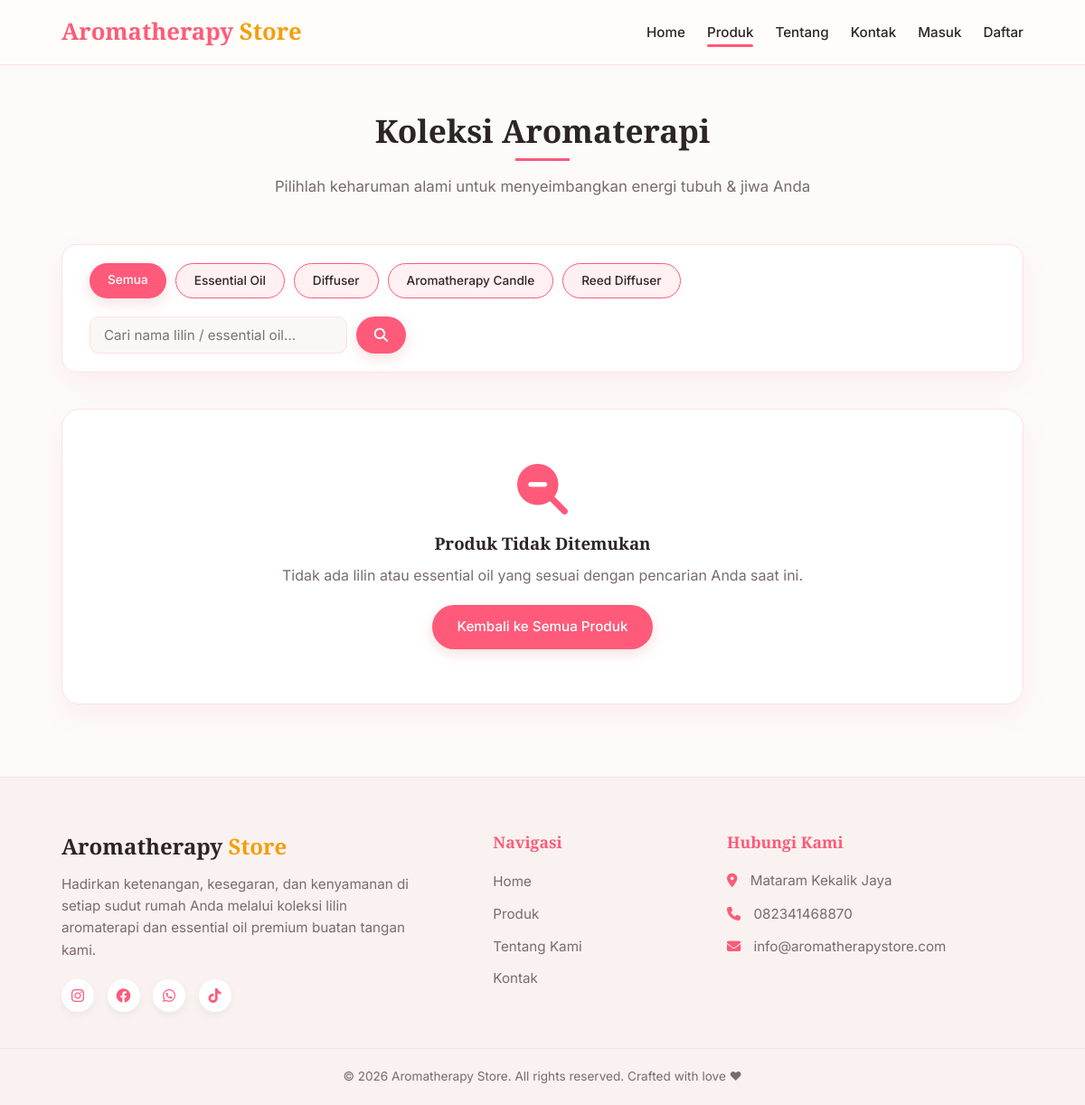
/pages/produk.php, run on the app's committed database.
### tables this page shows
CREATE TABLE kategori (
    id_kategori INT AUTO_INCREMENT PRIMARY KEY,
    nama_kategori VARCHAR(100)
);

### pages/produk.php (the view, shortened to what this page needs)
<?php
require_once __DIR__ . '/../includes/header.php';
require_once __DIR__ . '/../includes/navbar.php';
$pdo = getDBConnection();
$categories = [];
$products = [];
$kategori_filter = isset($_GET['kategori']) ? (int)$_GET['kategori'] : 0;
$search_filter = isset($_GET['search']) ? sanitize($_GET['search']) : '';
if ($pdo) {
    try {
        $categories = $pdo->query("SELECT * FROM kategori")->fetchAll();
        $sql = "SELECT p.*, k.nama_kategori FROM produk p LEFT JOIN kategori k ON p.id_kategori = k.id_kategori WHERE 1=1";
        $params = [];
        $sql .= " ORDER BY p.id_produk DESC";
        $stmt = $pdo->prepare($sql);
        $stmt->execute($params);
        $products = $stmt->fetchAll();
    } catch (\PDOException $e) {
    }
}
?>
<div class="container" style="margin-top: 50px; margin-bottom: 80px;">
    <div class="title-container text-center">
        <h2 class="section-title">Koleksi Aromaterapi</h2>
        <p class="subtitle">Pilihlah keharuman alami untuk menyeimbangkan energi tubuh & jiwa Anda</p>
    </div>
    <div style="background-color: #fff; padding: 20px 30px; border-radius: 16px; border: 1px solid var(--border-color); box-shadow: var(--card-shadow); margin-bottom: 40px; display: flex; flex-wrap: wrap; gap: 20px; justify-content: space-between; align-items: center;">
        <div style="display: flex; flex-wrap: wrap; gap: 10px;">
            <a href="produk.php" class="btn <?= $kategori_filter == 0 ? 'btn-primary' : 'btn-secondary' ?>" style="padding: 8px 20px; font-size: 0.85rem;">Semua</a>
            <?php foreach ($categories as $cat): ?>
                <a href="produk.php?kategori=<?= $cat['id_kategori'] ?>&search=<?= urlencode($search_filter) ?>" class="btn <?= $kategori_filter == $cat['id_kategori'] ? 'btn-primary' : 'btn-secondary' ?>" style="padding: 8px 20px; font-size: 0.85rem;">
                    <?= htmlspecialchars($cat['nama_kategori']) ?>
                </a>
            <?php endforeach; ?>
        </div>
        <form action="produk.php" method="GET" style="display: flex; gap: 10px; width: 100%; max-width: 350px;">
            <input type="text" name="search" class="form-control" placeholder="Cari nama lilin / essential oil..." value="<?= htmlspecialchars($search_filter) ?>" style="padding: 10px 15px;">
            <button type="submit" class="btn btn-primary" style="padding: 10px 20px;"><i class="fa fa-search"></i></button>
        </form>
    </div>
    <?php if (!empty($products)): ?>
        <div class="products-grid">
            <?php foreach ($products as $p): ?>
                <div class="product-card">
                    <div class="product-img-wrapper">
                        <?php if ($p['gambar']): ?>
                            <img src="<?= $appUrl ?>/uploads/produk/<?= $p['gambar'] ?>" alt="<?= htmlspecialchars($p['nama_produk']) ?>">
                        <?php else: ?>
                            <div style="position: absolute; top:0; left:0; width:100%; height:100%; display:flex; align-items:center; justify-content:center; background-color: var(--secondary-color); color: var(--text-muted); font-size: 0.9rem;">No Image</div>
                        <?php endif; ?>
                    </div>
                    <div class="product-info">
                        <span class="product-cat"><?= htmlspecialchars($p['nama_kategori'] ?? 'Aromaterapi') ?></span>
                        <h3 class="product-name"><?= htmlspecialchars($p['nama_produk']) ?></h3>
                        <p class="product-desc"><?= htmlspecialchars($p['deskripsi']) ?></p>
                        <div class="product-meta">
                            <span class="product-price"><?= formatRupiah($p['harga']) ?></span>
                            <a href="detail_produk.php?id=<?= $p['id_produk'] ?>" class="product-btn" title="Lihat Detail">
                                Selengkapnya
                            </a>
                        </div>
                    </div>
                </div>
            <?php endforeach; ?>
        </div>
    <?php else: ?>
        <div style="background-color:#fff; padding: 60px; border-radius: 20px; text-align: center; border: 1px solid var(--border-color); box-shadow: var(--card-shadow);">
            <i class="fa fa-search-minus" style="font-size: 3.5rem; color: var(--primary-color); margin-bottom: 20px;"></i>
            <h3 style="font-family: var(--font-heading); color: var(--text-color); margin-bottom: 10px;">Produk Tidak Ditemukan</h3>
            <p style="color: var(--text-muted); font-size: 1rem;">Tidak ada lilin atau essential oil yang sesuai dengan pencarian Anda saat ini.</p>
            <a href="produk.php" class="btn btn-primary" style="margin-top: 20px;">Kembali ke Semua Produk</a>
        </div>
    <?php endif; ?>
</div>
<?php
require_once __DIR__ . '/../includes/footer.php';
?>

### assets/css/style.css (style rules this page uses)
:root { --primary-color: #FF5A79; --primary-hover: #E03E5E; --primary-light: #FFEBF0; --secondary-color: #FFF0F2; --accent-color: #A855F7; --accent-gold: #F59E0B; --bg-color: #FCFBF9; --text-color: #2D2525; --text-muted: #7A6B6B; --border-color: #FFE0E5; --card-shadow: 0 12px 30px rgba(255, 90, 121, 0.08); --hover-shadow: 0 20px 45px rgba(255, 90, 121, 0.16); --font-heading: 'Playfair Display', Georgia, serif; --font-body: 'Inter', system-ui, -apple-system, sans-serif; --transition: all 0.3s cubic-bezier(0.4, 0, 0.2, 1); }
* { box-sizing: border-box; margin: 0; padding: 0; }
body { font-family: var(--font-body); background-color: var(--bg-color); color: var(--text-color); line-height: 1.6; overflow-x: hidden; }
a { color: inherit; text-decoration: none; transition: var(--transition); }
.container { width: 92%; max-width: 1440px; margin: 0 auto; padding: 0 20px; }
.text-center { text-align: center; }
h1, h2, h3, h4, h5, h6 { font-family: var(--font-heading); font-weight: 600; line-height: 1.3; }
.btn { display: inline-block; padding: 12px 28px; font-size: 0.95rem; font-weight: 500; border-radius: 50px; border: none; cursor: pointer; transition: var(--transition); text-align: center; }
.btn-primary { background-color: var(--primary-color); color: #fff; box-shadow: 0 5px 15px rgba(226, 149, 149, 0.3); }
.btn-secondary { background-color: var(--secondary-color); color: var(--text-color); border: 1px solid var(--primary-color); }
.section-title { font-size: 2.2rem; margin-bottom: 15px; position: relative; display: inline-block; }
.section-title::after { content: ''; position: absolute; width: 60px; height: 3px; background-color: var(--primary-color); bottom: -10px; left: 50%; transform: translateX(-50%); }
.title-container { margin-bottom: 50px; }
.subtitle { color: var(--text-muted); font-size: 1.05rem; margin-top: 10px; }
.form-control { width: 100%; padding: 12px 16px; border-radius: 10px; border: 1px solid var(--border-color); font-family: var(--font-body); font-size: 0.95rem; outline: none; transition: var(--transition); background-color: #FAF8F6; }

### data on the page
kategori: nama_kategori "Essential Oil"
kategori: nama_kategori "Diffuser"
kategori: nama_kategori "Aromatherapy Candle"
kategori: nama_kategori "Reed Diffuser"
